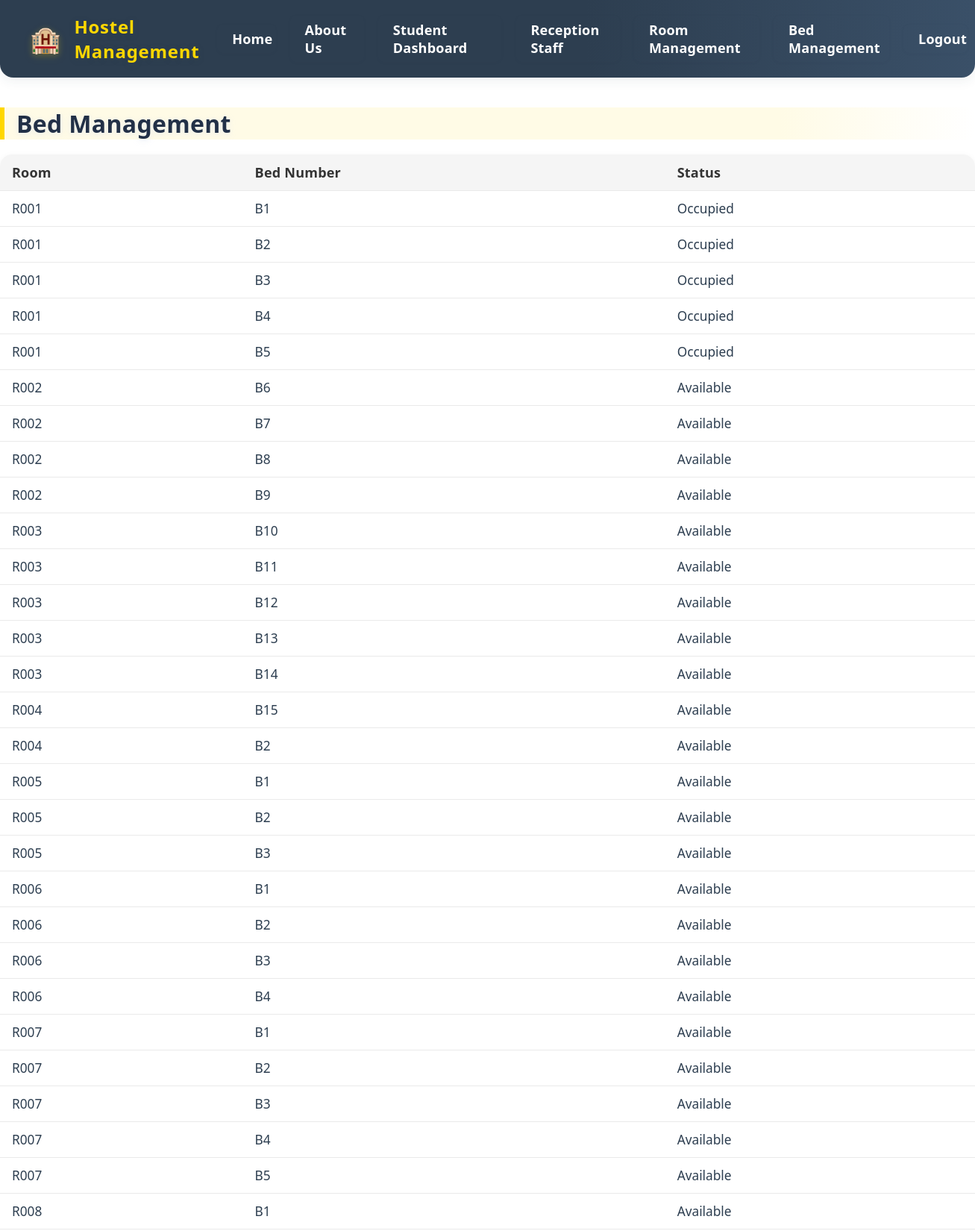
/manage/beds/ (signed in, upper part), run on the app's committed database.
### rooms/models.py (models this page shows, shortened)
class Bed(models.Model):
    room = models.ForeignKey(Room, on_delete=models.CASCADE, related_name='beds')
    bed_number = models.CharField(max_length=10)
    is_occupied = models.BooleanField(default=False)
    student = models.OneToOneField('students.Student', on_delete=models.SET_NULL, null=True, blank=True, unique=True)

class Room(models.Model):
    number = models.CharField(max_length=10)
    capacity = models.IntegerField()
    is_available = models.BooleanField(default=True)

### rooms/custom_views.py (the view)
# urls.py: path('beds/', BedListView.as_view(), name='bed_list'),
class BedListView(LoginRequiredMixin, ListView):
    model = Bed
    template_name = 'rooms/bed_list.html'

### templates/rooms/bed_list.html (shortened to what this page needs)
{% extends 'base_generic.html' %}
{% block content %}
<h1>Bed Management</h1>
<table class="room-table">
    <thead>
        <tr><th>Room</th><th>Bed Number</th><th>Status</th></tr>
    </thead>
    <tbody>
    {% for bed in object_list %}
        <tr>
            <td>{{ bed.room.number }}</td>
            <td>{{ bed.bed_number }}</td>
            <td>{% if bed.is_occupied %}Occupied{% else %}Available{% endif %}</td>
        </tr>
    {% empty %}
        <tr><td colspan="3">No beds found.</td></tr>
    {% endfor %}
    </tbody>
</table>
{% endblock %}

### static/css/styles.css (style rules this page uses)
body { font-family: 'Segoe UI', 'Georgia', 'Times New Roman', serif; background: linear-gradient(135deg, #f4f6fa 0%, #e3eaf2 100%); margin: 0; padding: 0; color: #222; min-height: 100vh; transition: background 0.5s; }
h1, h2 { color: #2d3e50; font-family: 'Segoe UI', 'Georgia', 'Times New Roman', serif; margin-top: 0; letter-spacing: 0.01em; text-shadow: 0 2px 8px #e3eaf2cc; font-weight: 700; border-left: 6px solid #ffd700; padding-left: 0.5em; background: linear-gradient(90deg, #fffbe6 80%, #fff0 100%); border-radius: 0 12px 12px 0; margin-bottom: 1.2rem; animation: fadeInDown 0.7s; }
.room-table { width: 100%; border-collapse: collapse; background: #fff; box-shadow: 0 4px 16px rgba(44,62,80,0.08); margin-bottom: 2.5rem; border-radius: 16px 16px 0 0; overflow: hidden; animation: fadeInDown 0.7s; }
.room-table th, .room-table td { padding: 1rem 1.2rem; border-bottom: 1px solid #eaeaea; text-align: left; font-size: 1.08rem; }
.room-table th { background: linear-gradient(90deg, #e3eaf2 80%, #fff0 100%); font-weight: 700; color: #2d3e50; font-size: 1.13rem; letter-spacing: 0.01em; }
table { width: 100%; border-collapse: collapse; background: #fff; margin-bottom: 2rem; box-shadow: 0 2px 8px rgba(0,0,0,0.05); border-radius: 8px 8px 0 0; overflow: hidden; }
th, td { padding: 0.75rem 1rem; border-bottom: 1px solid #eaeaea; text-align: left; }
th { background: #e3eaf2; font-weight: 600; color: #2d3e50; font-size: 1.08rem; }
.room-table { width: 100%; border-collapse: collapse; background: #fff; box-shadow: 0 2px 8px rgba(0,0,0,0.05); margin-bottom: 2rem; }
.room-table th, .room-table td { padding: 0.75rem 1rem; border-bottom: 1px solid #eaeaea; text-align: left; }
.room-table th { background: #f5f5f5; font-weight: 600; color: #333; }

### templates/rooms/bed_list.html (style rules this page uses)
body { background:none !important; }

### templates/base_generic.html (style rules this page uses)
body { color: #2d3e50; }
h1, h2, h3, h4, h5, h6 { color: #223047; font-family: 'Segoe UI', 'Montserrat', Arial, sans-serif; }

### data on the page
Bed: room.number "R001", bed_number "B1", is_occupied "Occupied"
Bed: room.number "R001", bed_number "B2", is_occupied "Occupied"
Bed: room.number "R001", bed_number "B3", is_occupied "Occupied"
Bed: room.number "R001", bed_number "B4", is_occupied "Occupied"
Bed: room.number "R001", bed_number "B5", is_occupied "Occupied"
Bed: room.number "R002", bed_number "B6", is_occupied "Available"
Bed: room.number "R002", bed_number "B7", is_occupied "Available"
Bed: room.number "R002", bed_number "B8", is_occupied "Available"
Bed: room.number "R002", bed_number "B9", is_occupied "Available"
Bed: room.number "R003", bed_number "B10", is_occupied "Available"
Bed: room.number "R003", bed_number "B11", is_occupied "Available"
Bed: room.number "R003", bed_number "B12", is_occupied "Available"
Bed: room.number "R003", bed_number "B13", is_occupied "Available"
Bed: room.number "R003", bed_number "B14", is_occupied "Available"
Bed: room.number "R004", bed_number "B15", is_occupied "Available"
Bed: room.number "R004", bed_number "B2", is_occupied "Available"
Bed: room.number "R005", bed_number "B1", is_occupied "Available"
Bed: room.number "R005", bed_number "B2", is_occupied "Available"
Bed: room.number "R005", bed_number "B3", is_occupied "Available"
Bed: room.number "R006", bed_number "B1", is_occupied "Available"
Bed: room.number "R006", bed_number "B2", is_occupied "Available"
Bed: room.number "R006", bed_number "B3", is_occupied "Available"
Bed: room.number "R006", bed_number "B4", is_occupied "Available"
Bed: room.number "R007", bed_number "B1", is_occupied "Available"
Bed: room.number "R007", bed_number "B2", is_occupied "Available"
Bed: room.number "R007", bed_number "B3", is_occupied "Available"
Bed: room.number "R007", bed_number "B4", is_occupied "Available"
Bed: room.number "R007", bed_number "B5", is_occupied "Available"
Bed: room.number "R008", bed_number "B1", is_occupied "Available"
